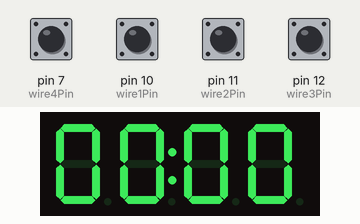
This sketch was run on a simulated Arduino Uno, built with avr-gcc and run on an emulated ATmega328P. On the bench: 4-digit seven-segment display. The inputs (shaded band) are chosen by the test bench; at power-on: pin 7 (wire4Pin), pin 10 (wire1Pin), pin 11 (wire2Pin), pin 12 (wire3Pin) HIGH. The audio player accepts every command and is not drawn; what the sketch prints to the serial monitor is not drawn.

Above: at 0.6 s.
At 4.6 s:
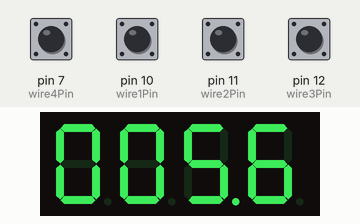
At 9.6 s:
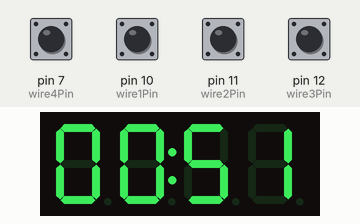
At 19.6 s:
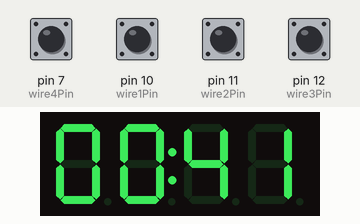
At 28.6 s:
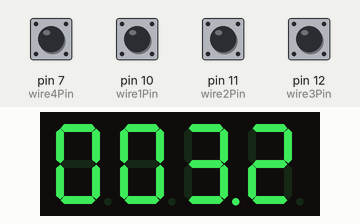
At 38.6 s:
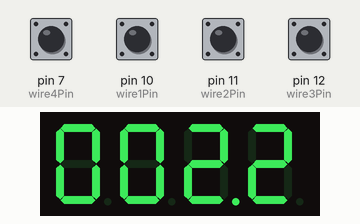

The sketch:

FakeBombProgram.ino
```cpp
//Segment settings
#include <TM1637Display.h>
#define CLK 14
#define DIO 15
TM1637Display display(CLK, DIO);
//Timer settings
#include <TimerOne.h>
int ledState = LOW;
volatile int remainingTime = 60; //remaining time before the explosion happened
volatile float tickTockCount = 100;
volatile float currentTimeRatio = 1; //the time ratio of the time, <1 means slower than normal, >1 means faster. e.g. currentTimeRatio=2 means time counting in 2x speed
volatile unsigned long blinkCount = 0; // use volatile for shared variables
//MP3 Player settings
#include "DFRobotDFPlayerMini.h"
DFRobotDFPlayerMini myDFPlayer;
#include <SoftwareSerial.h>
SoftwareSerial softSerial(8, 9);
//Wire Settings
#define wire1Pin 10
#define wire2Pin 11
#define wire3Pin 12
#define wire4Pin 7
volatile bool wire1Break, wire2Break, wire3Break, wire4Break = false; //store the wire status
int wire1Function = -1;
int wire2Function = -1;
int wire3Function = -1;
int wire4Function = -1;
//store the random generated functions of the wires, -1 means no wire connected at the begining

void setup()
{
  softSerial.begin(9600);
  Serial.begin(115200);
  wireSettings();
  playerSettings();
  timerSetup();
  segmentSetup();
}

void loop()
{

}
```

MP3Player.ino
```cpp
void playerSettings()
{
  if (!myDFPlayer.begin(softSerial)) {  //Use softwareSerial to communicate with mp3.
    Serial.println(F("Unable to begin:"));
    Serial.println(F("1.Please recheck the connection!"));
    Serial.println(F("2.Please insert the SD card!"));
  }
  Serial.println(F("DFPlayer Mini online."));

  myDFPlayer.volume(20);  //Set volume value. From 0 to 30
}
```

Segment.ino
```cpp
void segmentSetup()
{
  display.setBrightness(0x0f);
  segmentShow(0,0,1);
}


void segmentShow(int number, int dotPost, int showZero)
{
  if (number <= 9999 && number >= 0)
  {
    display.showNumberDecEx(number, (0x80 >> dotPost+1),showZero);
  }
}
```

Timer.ino
```cpp
void timerSetup()
{
  Timer1.initialize(10000);
  Timer1.attachInterrupt(tickTock); // udpate timer every 0.01 seconds
}

void tickTock(void)
{
  checkWire();
  updateTimer(currentTimeRatio);
}

void updateTimer(float timeRatio)
{
  tickTockCount -= timeRatio * 1;
  if (tickTockCount <= 0)
  {
    remainingTime--;
    segmentShow(remainingTime, ledState, 1);
    if (remainingTime > 0)
      myDFPlayer.playMp3Folder(1);
    else
    {
      myDFPlayer.playMp3Folder(2);
      currentTimeRatio = 0;
    }
    tickTockCount = 100;
    if (ledState == LOW) {
      ledState = HIGH;
    } else {
      ledState = LOW;
    }
  }
}
```

Wire.ino
```cpp
void wireSettings()
{
  pinMode(wire1Pin, INPUT);
  pinMode(wire2Pin, INPUT);
  pinMode(wire3Pin, INPUT);
  pinMode(wire4Pin, INPUT);
  digitalWrite(wire1Pin, HIGH); //preset these pins to internal pull-HIGH
  digitalWrite(wire2Pin, HIGH);
  digitalWrite(wire3Pin, HIGH);
  digitalWrite(wire4Pin, HIGH);
  assignFunctions();
}

void wireFuctions(int func) //input different number to trigger different behaviour
{
  switch (func)
  {
    case 0:
      remainingTime = 0; //trigger the bomb immediately
      tickTockCount = 0;
      break;
    case 1:
      currentTimeRatio = 0; //stop the timer
      myDFPlayer.playMp3Folder(3); //play the celebrate sound!!
      break;
    case 2:
      remainingTime = remainingTime + 10; //add extra 10 secs for timer
      break;
    case 3:
      currentTimeRatio = currentTimeRatio / 2; //count down in half speed
      break;
    case 4:
      currentTimeRatio = currentTimeRatio * 2; //count down in twice the normal speed
      break;
    case 5:
      remainingTime = 5; //change the remaining time to 5 secs
      break;
    case 6:
      break;
    default:
      break;
  }
}

void checkWire()
{
  if (digitalRead(wire1Pin) && !wire1Break)
  {
    wireFuctions(wire1Function);
    wire1Break = true;
  }
  if (digitalRead(wire2Pin) && !wire2Break)
  {
    wireFuctions(wire2Function);
    wire2Break = true;
  }
  if (digitalRead(wire3Pin) && !wire3Break)
  {
    wireFuctions(wire3Function);
    wire3Break = true;
  }
  if (digitalRead(wire4Pin) && !wire4Break)
  {
    wireFuctions(wire4Function);
    wire4Break = true;
  }
}

void assignFunctions()
{
  randomSeed(analogRead(5) + analogRead(4) + analogRead(2) + analogRead(3)); //get a random seed from A2-5
  if (!digitalRead(wire1Pin)) //if wires are initially connected, assign a random function
    wire1Function = 5;
  else wire1Break = true;
  if (!digitalRead(wire2Pin))
    wire2Function = 1;
  else
    wire2Break = true;
  if (!digitalRead(wire3Pin))
    wire3Function = 2;
  else
    wire1Break = true;
  if (!digitalRead(wire4Pin))
    wire4Function = 3;
  else wire4Break = true;
  Serial.println("Wire functions assigned, they are: " + (String)wire1Function + "," + (String)wire2Function + "," + (String)wire3Function + "," + (String)wire4Function);
}
```

Measured:
- what the display in image 0 shows lasts 1.0 s, from 0.5 s to 1.5 s
